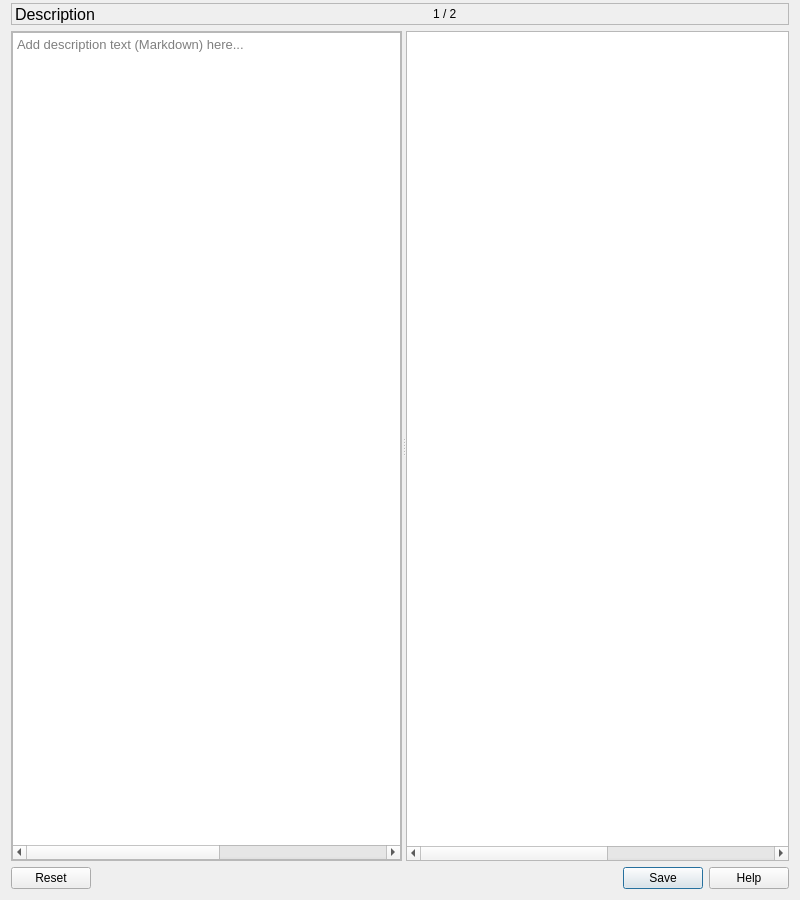
<?xml version="1.0" encoding="UTF-8"?>
<ui version="4.0">
 <class>DescriptionDialog</class>
 <widget class="QDialog" name="DescriptionDialog">
  <property name="geometry">
   <rect>
    <x>0</x>
    <y>0</y>
    <width>800</width>
    <height>900</height>
   </rect>
  </property>
  <property name="windowTitle">
   <string>Description </string>
  </property>
  <property name="windowIcon">
   <iconset>
    <normaloff>:/resources/style/markdown.png</normaloff>:/resources/style/markdown.png</iconset>
  </property>
  <layout class="QVBoxLayout" name="verticalLayout">
   <property name="topMargin">
    <number>3</number>
   </property>
   <item>
    <widget class="QFrame" name="descriptionDockTitle">
     <property name="sizePolicy">
      <sizepolicy hsizetype="Preferred" vsizetype="Fixed">
       <horstretch>0</horstretch>
       <verstretch>0</verstretch>
      </sizepolicy>
     </property>
     <property name="frameShape">
      <enum>QFrame::StyledPanel</enum>
     </property>
     <property name="frameShadow">
      <enum>QFrame::Raised</enum>
     </property>
     <layout class="QHBoxLayout" name="horizontalLayout_17">
      <property name="spacing">
       <number>9</number>
      </property>
      <property name="leftMargin">
       <number>3</number>
      </property>
      <property name="topMargin">
       <number>0</number>
      </property>
      <property name="rightMargin">
       <number>3</number>
      </property>
      <property name="bottomMargin">
       <number>0</number>
      </property>
      <item>
       <widget class="QLabel" name="descriptionTitle">
        <property name="font">
         <font>
          <pointsize>12</pointsize>
         </font>
        </property>
        <property name="frameShape">
         <enum>QFrame::NoFrame</enum>
        </property>
        <property name="frameShadow">
         <enum>QFrame::Sunken</enum>
        </property>
        <property name="text">
         <string>Description</string>
        </property>
       </widget>
      </item>
      <item>
       <spacer name="horizontalSpacer_9">
        <property name="orientation">
         <enum>Qt::Horizontal</enum>
        </property>
        <property name="sizeHint" stdset="0">
         <size>
          <width>20</width>
          <height>10</height>
         </size>
        </property>
       </spacer>
      </item>
      <item>
       <layout class="QHBoxLayout" name="filter_layout">
        <property name="leftMargin">
         <number>3</number>
        </property>
        <property name="topMargin">
         <number>3</number>
        </property>
        <property name="rightMargin">
         <number>3</number>
        </property>
        <property name="bottomMargin">
         <number>3</number>
        </property>
        <item>
         <widget class="QLabel" name="found_results_label">
          <property name="text">
           <string>1 / 2</string>
          </property>
         </widget>
        </item>
       </layout>
      </item>
      <item>
       <spacer name="horizontalSpacer_6">
        <property name="orientation">
         <enum>Qt::Horizontal</enum>
        </property>
        <property name="sizeHint" stdset="0">
         <size>
          <width>40</width>
          <height>20</height>
         </size>
        </property>
       </spacer>
      </item>
     </layout>
    </widget>
   </item>
   <item>
    <widget class="QSplitter" name="splitter">
     <property name="orientation">
      <enum>Qt::Horizontal</enum>
     </property>
     <widget class="QFrame" name="editor_frame">
      <property name="frameShape">
       <enum>QFrame::StyledPanel</enum>
      </property>
      <property name="frameShadow">
       <enum>QFrame::Raised</enum>
      </property>
      <layout class="QVBoxLayout" name="verticalLayout_7">
       <property name="spacing">
        <number>0</number>
       </property>
       <property name="leftMargin">
        <number>0</number>
       </property>
       <property name="topMargin">
        <number>0</number>
       </property>
       <property name="rightMargin">
        <number>0</number>
       </property>
       <property name="bottomMargin">
        <number>0</number>
       </property>
       <item>
        <widget class="TextEdit" name="text_edit">
         <property name="minimumSize">
          <size>
           <width>260</width>
           <height>0</height>
          </size>
         </property>
         <property name="font">
          <font>
           <pointsize>10</pointsize>
          </font>
         </property>
         <property name="lineWrapMode">
          <enum>QTextEdit::FixedPixelWidth</enum>
         </property>
         <property name="lineWrapColumnOrWidth">
          <number>720</number>
         </property>
         <property name="cursorWidth">
          <number>4</number>
         </property>
         <property name="placeholderText">
          <string>Add description text (Markdown) here...</string>
         </property>
        </widget>
       </item>
      </layout>
     </widget>
     <widget class="TextBrowser" name="text_browser">
      <property name="minimumSize">
       <size>
        <width>260</width>
        <height>0</height>
       </size>
      </property>
      <property name="font">
       <font>
        <pointsize>10</pointsize>
       </font>
      </property>
      <property name="lineWrapMode">
       <enum>QTextEdit::FixedPixelWidth</enum>
      </property>
      <property name="lineWrapColumnOrWidth">
       <number>720</number>
      </property>
      <property name="cursorWidth">
       <number>4</number>
      </property>
      <property name="openLinks">
       <bool>false</bool>
      </property>
     </widget>
    </widget>
   </item>
   <item>
    <widget class="QDialogButtonBox" name="button_box">
     <property name="standardButtons">
      <set>QDialogButtonBox::Help|QDialogButtonBox::Reset|QDialogButtonBox::Save</set>
     </property>
     <property name="centerButtons">
      <bool>false</bool>
     </property>
    </widget>
   </item>
  </layout>
 </widget>
 <customwidgets>
  <customwidget>
   <class>TextBrowser</class>
   <extends>QTextBrowser</extends>
   <header>library.widgets.description.h</header>
  </customwidget>
  <customwidget>
   <class>TextEdit</class>
   <extends>QTextEdit</extends>
   <header>library.widgets.description.h</header>
  </customwidget>
 </customwidgets>
 <resources>
  <include location="../../resources.qrc"/>
 </resources>
 <connections/>
</ui>
